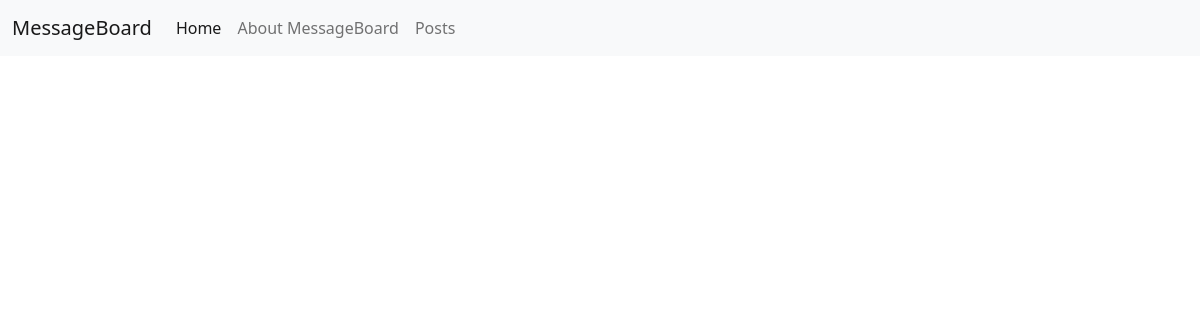
The app's page /posts/, older data.
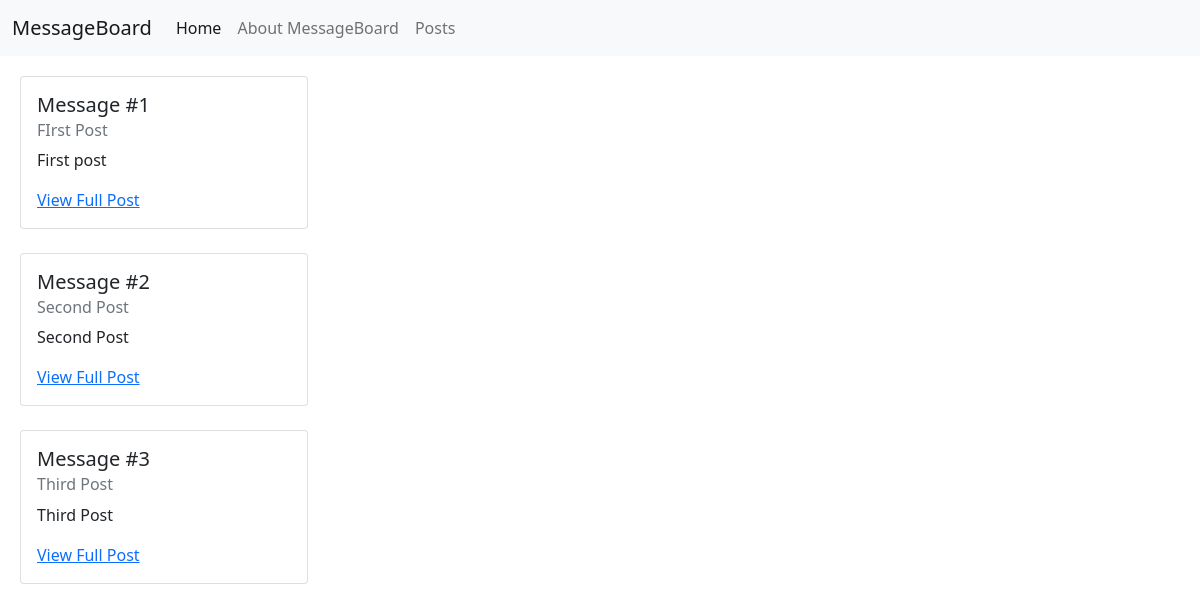
The same page, newer data.
### posts/models.py (models this page shows, shortened)
class Post(models.Model):
    title=models.TextField()
    body = models.TextField()

### posts/views.py (the view)
# urls.py: path('',PostListView.as_view(), name='post_list'),
class PostListView(ListView):
    model=Post
    template_name="post_list.html"

### templates/post_list.html (shortened to what this page needs)
{% extends 'base.html' %}
{% block content %}
    <div>
        {% for post in post_list %}
        <div class="card" style="width: 18rem;">
            <div class="card-body">
                <h5 class="card-title">Message #{{post.id}}</h5>
                <h6 class="card-subtitle mb-2 text-muted">{{post.title}}</h6>
                <p class="card-text">{{post.body}}</p>
                <a href="{% url 'post_detail' post.id %}" class="card-link">View Full Post</a>
            </div>
    </div> <br />
    {% endfor %}
    </div>
{% endblock content %}

### templates/base.html (shortened to what this page needs)
<!DOCTYPE html>
<html lang="en">
	<head>
		<link
			href="https://cdn.jsdelivr.net/npm/bootstrap@5.1.3/dist/css/bootstrap.min.css"
			rel="stylesheet"
		/>
	</head>
	<body>
		<nav class="navbar navbar-expand-lg navbar-light bg-light">
			<div class="container-fluid">
				<a
					class="navbar-brand"
					href="{% url 'index' %}
"
					>MessageBoard</a
				>
				<div
					class="collapse navbar-collapse"
					id="navbarSupportedContent"
				>
					<ul class="navbar-nav me-auto mb-2 mb-lg-0">
						<li class="nav-item">
							<a
								class="nav-link active"
								aria-current="page"
								href="{% url 'index' %}"
								>Home</a
							>
						</li>
						<li class="nav-item">
							<a class="nav-link" href="{% url 'about' %}"
								>About MessageBoard</a
							>
						</li>
						<li class="nav-item">
							<a class="nav-link" href="{% url 'post_list' %}"
								>Posts</a
							>
						</li>
					</ul>
				</div>
			</div>
		</nav>
		<div style="margin: 10px; padding: 10px">
			{% block content %} {% endblock content %}
		</div>
	</body>
</html>

Row changes from the older to the newer data that the page shows:
added Post: id "1", title "FIrst Post", body "First post"
added Post: id "2", title "Second Post", body "Second Post"
added Post: id "3", title "Third Post", body "Third Post"
